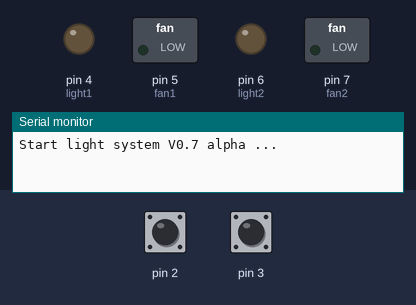
A sketch run on a simulated Arduino Uno, built with avr-gcc and run on an emulated ATmega328P. On the bench: switched loads named in the sketch (green lamp = pin HIGH), output pins drawn as LEDs (lit = HIGH), the last lines printed to the serial monitor. The inputs (shaded band) are chosen by the test bench; at power-on: pin 2 HIGH, pin 3 HIGH.

Above: at 1.2 s.
1.3 s: pin 2 pulled LOW for 0.15 s
At 1.37 s:
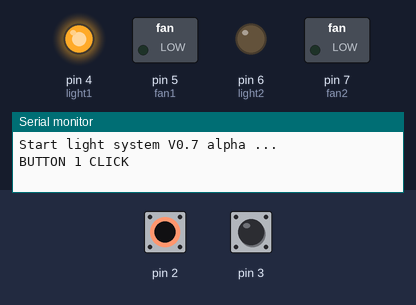
2.9 s: pin 3 pulled LOW for 0.15 s
At 2.97 s:
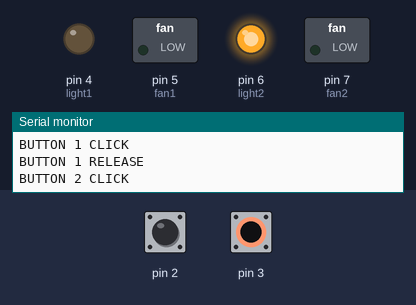
4.5 s: pin 3 pulled LOW for 3.2 s
At 8.9 s:
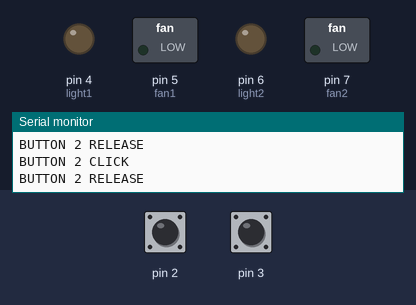
9.2 s: pin 2 pulled LOW for 3.2 s
At 10.4 s:
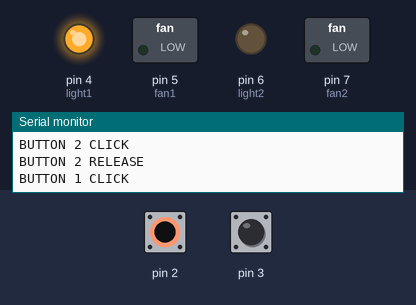
13.9 s: pin 2 driven LOW and pin 3 driven LOW
At 15.1 s:
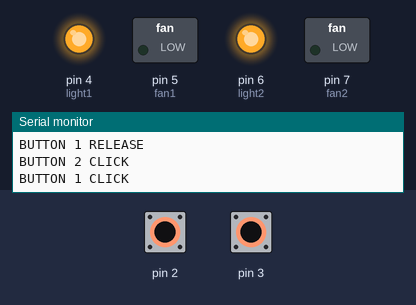
Timing chart, 0 to 16.4 s (numbered marks = the images above; inputs shaded):
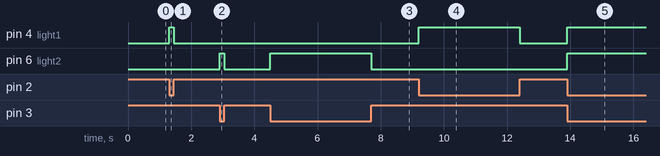

Measured:
- after the input at 1.3 s, pin 4 (light1): LOW → HIGH at once, → LOW 0.15 s later
- after the input at 2.9 s, pin 6 (light2): LOW → HIGH at once, → LOW 0.15 s later
- after the input at 4.5 s, pin 6 (light2): LOW → HIGH at once, → LOW 3.2 s later
- after the input at 9.2 s, pin 4 (light1): LOW → HIGH at once, → LOW 3.2 s later
- after the input at 13.9 s, pin 4 (light1), pin 6 (light2): LOW → HIGH at once

The sketch:

LIGHT_BT_bathroom.ino
```cpp
#include "sav_button.h"
SButton  lbut1(2,100,0,0,0);
SButton  lbut2(3,100,0,0,0);
int light1=4;
int light2=6;
int fan1=5;
int fan2=7;
int lstatus1=0;
int lstatus2=0;
int fanstatus1=0;
int fanstatus2=0;
unsigned long timer1=0;
unsigned long timer2=0;
unsigned long fan1_starttime=300000;
unsigned long fan2_starttime=180000;
unsigned long fan1_stoptime=60000;
unsigned long fan2_stoptime=60000;
void setup() {
  // put your setup code here, to run once:
   lbut1.begin();
   lbut2.begin();
   pinMode(light1, OUTPUT); // Ванная комната
   pinMode(light2, OUTPUT); // Туалт
   pinMode(fan1, OUTPUT); // Вентилятор в ванной комнате
   pinMode(fan2, OUTPUT); // Вентилятор в туалете
   Serial.begin(115200);
   Serial.println("Start light system V0.7 alpha ...");
}

void loop() {
  // put your main code here, to run repeatedly:
switch( lbut1.Loop() ){

      case SB_RELEASE:
         Serial.println("BUTTON 1 RELEASE");timer1=millis();
         lstatus1=0;
         break;
      case SB_CLICK:
         Serial.println("BUTTON 1 CLICK");timer1=millis();
         lstatus1=1;
         break;
   }
if(millis()-timer1>fan1_starttime && lstatus1==1 && fanstatus1==0){ fanstatus1=1;Serial.println("Start fan 1");}
else if(millis()-timer1>fan1_stoptime && lstatus1==0 && fanstatus1==1){fanstatus1=0;Serial.println("Stop fan 1");}

switch (lstatus1)
{
 case 0:
    digitalWrite(light1,LOW);
    break;
 case 1:
    digitalWrite(light1,HIGH);
    break;

}

switch (fanstatus1)
{
 case 0:
    digitalWrite(fan1,LOW);
    break;
 case 1:
    digitalWrite(fan1,HIGH);
    break;
}


switch( lbut2.Loop() ){

      case SB_RELEASE:
         Serial.println("BUTTON 2 RELEASE");timer2=millis();
         lstatus2=0;
         break;
      case SB_CLICK:
         Serial.println("BUTTON 2 CLICK");timer2=millis();
         lstatus2=1;
         break;
   }

if(millis()-timer2>fan2_starttime && lstatus2==1 && fanstatus2==0 ){ fanstatus2=1;Serial.println("Start fan 2");}
else if(millis()-timer2>fan2_stoptime && lstatus2==0 && fanstatus2==1){fanstatus2=0;Serial.println("Stop fan 2");}

switch (lstatus2)
{
 case 0:
    digitalWrite(light2,LOW);
    break;
 case 1:
    digitalWrite(light2,HIGH);
    break;
}

switch (fanstatus2)
{
 case 0:
    digitalWrite(fan2,LOW);
    break;
 case 1:
    digitalWrite(fan2,HIGH);
    break;
}


}
```
